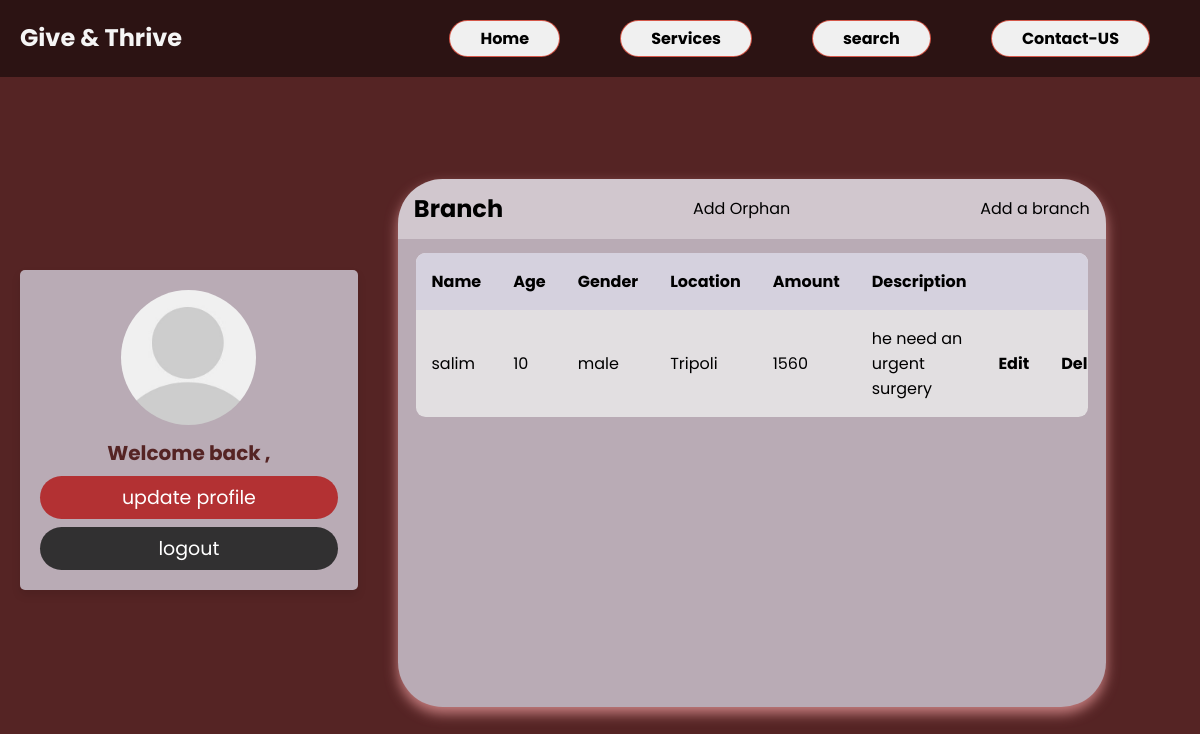
Page /driverPages/profileDriver.php on the earlier database version.
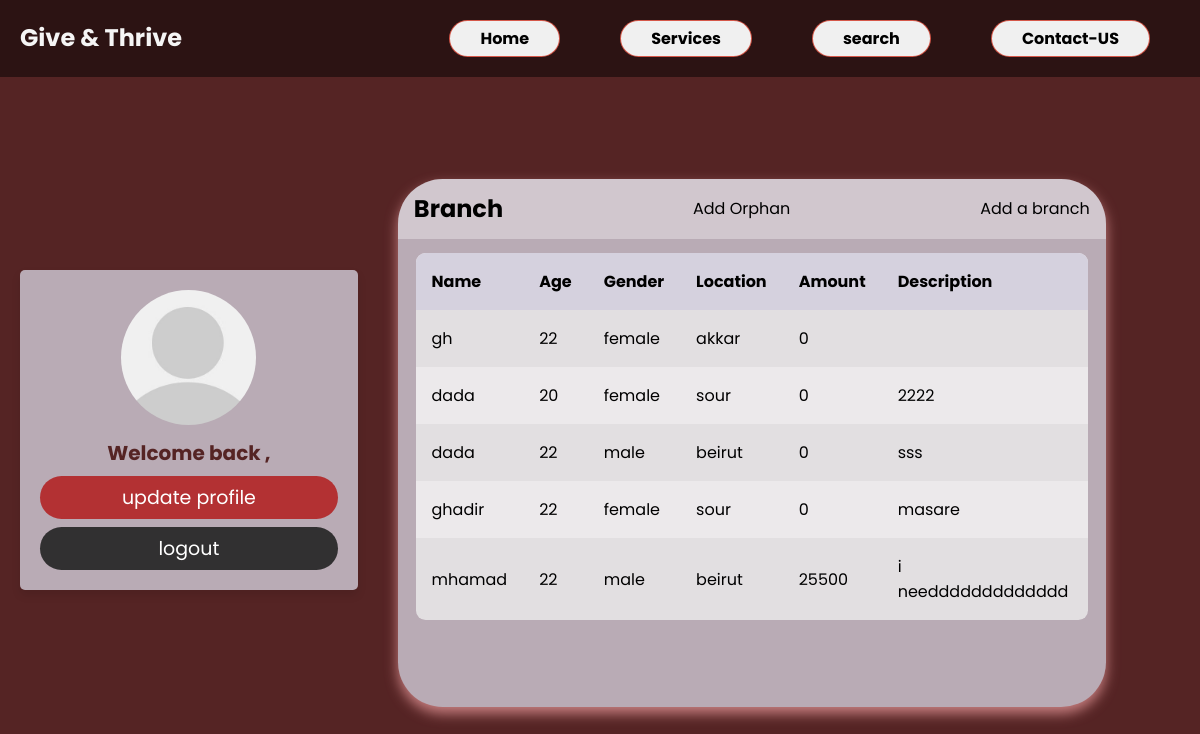
Same page on the later database version.
### tables this page shows
CREATE TABLE `addorphan` (
  `idorphan` int(50) NOT NULL,
  `nameorphan` varchar(50) NOT NULL,
  `age` int(50) NOT NULL,
  `gender` varchar(50) NOT NULL,
  `amount` int(255) NOT NULL,
  `description` text NOT NULL,
  `locationID` int(11) NOT NULL
);

CREATE TABLE `location` (
  `locationid` int(11) NOT NULL,
  `locationname` varchar(30) NOT NULL
);

### driverPages/profileDriver.php (the view, shortened to what this page needs)
<!DOCTYPE html>
<html lang="en">
<head>
    <link rel="stylesheet" href="./profileStyle.css"/>
</head>
  <body>
        <div class="page">
        <div class="nv">
        <nav class="navbar">
            <h1 class="logo"> Give & Thrive</h1>
            <ul class="nav-links">
                <li class="active"></i><a href="#"></a></i>Home</li>
                <li class="active"></i><a href="#"></a>Services</li>
                <li class="active"></i> <a href="./searchpeople.php" class="search">search</a>
                <li class="active"><a href="../contactform/contact.php">Contact-US</a></li>
            </ul>
        </nav>
        </div>
        <div class="container">
            <?php
                include("./home.php");
            ?>
            <div class="table">
                <br>
    <main class="table">
        <section class="table__header">
            <h1>Branch </h1>
            <a href="./addneworphan.php">Add Orphan</a>
            <a href="./tabledriver/index.php" class='newtrip'>Add a branch </a>
        </section>
        <section class="table__body">
            <table>
                <thead>
                    <tr>
                        <th> Name </th>
                        <th> age </th>
                        <th> gender </th>
                        <th> Location</a></th>
                        <th> amount</th>
                        <th> description</th>
                        <th></th>
                        <th></th>
                    </tr>
                </thead>
                <tbody>
                    <tr>
                        <?php
                       $query ="SELECT addorphan.*, location.locationname
                       FROM addorphan
                       JOIN location ON addorphan.locationID = location.locationid";
                       $res = mysqli_query($conn, $query);
 while ($row = mysqli_fetch_array($res)) {
    echo "<tr>";
    echo "<td>".(isset($row['nameorphan']) ? $row['nameorphan'] : "")."</td>";
    echo "<td>".(isset($row['age']) ? $row['age'] : "")."</td>";
    echo "<td>".(isset($row['gender']) ? $row['gender'] : "")."</td>";
    echo "<td>".(isset($row['locationname']) ? $row['locationname'] : "")."</td>";
    echo "<td>".(isset($row['amount']) ? $row['amount'] : "")."</td>";
    echo "<td>".(isset($row['description']) ? $row['description'] : "")."</td>";
    echo "<td><a href=editorphan.php?idorphan=".$row['idorphan']."><b>Edit</b></td>";
    echo "<td><a href=deleteorph.php?idorphan=".$row['idorphan']."><b>Delete</b></td>";
    echo "</tr>";
}
?>
                </tbody>
        </table>
    </section>
</main>
</div>
    </body>
</html>

### driverPages/home.php (shortened to what this page needs)
<?php
include('../connection.php');
?>
<head>
   <link rel="stylesheet" href="./withprofile/css/homeStyle.css">
</head>
      <div class="profile">
         <?php
         $user_id =$_SESSION['id'] ;
            $query =  "SELECT * FROM `user` WHERE id = '$user_id'";
            $res = mysqli_query($conn,$query);
            $userData = mysqli_fetch_array($res);
            ?>
            <img src="./withprofile/images/default-avatar.png" alt="">
         <h3> Welcome back , <?php echo $userData['name']; ?></h3>
         <a href="./withprofile/profile.php" class="btn">update profile</a>
         <a href="home.php?logout=<?php  ?>" class="delete-btn">logout</a>
      </div>

### driverPages/profilestyle.css (style rules this page uses)
* { margin: 0; padding: 0; box-sizing: border-box; font-family: sans-serif; }
.nv { padding: 15px; }
body { background-color: #552424 !important; }
.container { background-color: #552424 !important; display: -webkit-box; }
main.table { width: 59vw; height: 66vh; margin: 40px; backdrop-filter: blur(7px); box-shadow: 0 0.4rem 0.8rem #c77f80; border-radius: 2.8rem; overflow: hidden; background-color: #b9abb5; }
.table__header { width: 100%; background-color: #fff5; padding: .8rem 1rem; display: flex; justify-content: space-between; align-items: center; }
.table__body { width: 95%; max-height: calc(89% - 1.6rem); background-color: #fffb; margin: .9rem auto; border-radius: .6rem; overflow: auto; overflow: overlay; }
table { width: 100%; }
table, th, td { border-collapse: collapse; padding: 1rem; text-align: left; }
thead th { position: sticky; top: 0; left: 0; background-color: #d5d1defe; text-transform: capitalize; }
tbody tr:nth-child(even) { background-color: #0000000b; }
tbody tr { --delay: .1s; transition: .5s ease-in-out var(--delay), background-color 0s; }
tbody tr td, tbody tr td p, tbody tr td img { transition: .2s ease-in-out; }
.navbar { position: absolute; top: 0; left: 0; display: flex; width: 100%; justify-content: space-between; padding: 20px; background-color: #0000007a; }
ul { list-style: none; }
.nav-links { display: flex; align-items: center; }
.navbar .nav-links li { background-color: rgb(240 240 240); border-radius: 30px; padding: 5px 30px; border: 1px solid #d13c2cd9; }
.nav-links li { margin: 0 30px; color: black; background-color: #0c356A; cursor: pointer; }
.logo { color: whitesmoke; }
.active { color: white; font-weight: bold; }
a { text-decoration: none; color: black; }

### driverPages/withprofile/css/homeStyle.css (style rules this page uses)
:root { --blue: #b9abb5; --dark-blue: #b9abb5; --red: #e74c3c; --black: #333; --white: #fff; --light-bg: #eee; --box-shadow: 0 5px 10px rgba(0,0,0,.1); }
* { font-family: 'Poppins', sans-serif; margin:0; padding:0; box-sizing: border-box; outline: none; border: none; text-decoration: none; }
body { margin: 0; padding:0; }
.btn, .delete-btn { width: 100%; border-radius: 50px; padding: 7px 5px; color: var(--white); display: block; text-align: center; cursor: pointer; font-size: 19px; margin-top: 8px; }
.btn { background-color: #b33133; }
.delete-btn { background-color: #232323e6; }
.container { min-height: 100vh; background-color: var(--light-bg); display: flex; align-items: center; justify-content: space-evenly; padding:20px; }
.container .profile { padding: 20px; background-color: #d5d1dec7; box-shadow: var(--box-shadow); text-align: center; width: 400px; border-radius: 5px; }
.container .profile img { height: 135px; width: 135px; border-radius: 50%; object-fit: cover; margin-bottom: 1px; }
.container .profile h3 { margin:5px 0; font-size: 20px; color:#552424; }

### driverPages/profileDriver.php (style rules this page uses)
.search { text-align: center !important; }

Differences in the rows shown:
removed addorphan: nameorphan "salim", age "10", gender "male", locationID.locationname "Tripoli", amount "1560", description "he need an urgent surgery"
added addorphan: nameorphan "gh", age "22", gender "female", locationID.locationname "akkar", amount "0"
added addorphan: nameorphan "dada", age "20", gender "female", locationID.locationname "sour", amount "0", description "2222"
added addorphan: nameorphan "dada", age "22", gender "male", locationID.locationname "beirut", amount "0", description "sss"
added addorphan: nameorphan "ghadir", age "22", gender "female", locationID.locationname "sour", amount "0", description "masare"
added addorphan: nameorphan "mhamad", age "22", gender "male", locationID.locationname "beirut", amount "25500", description "i needdddddddddddd"
